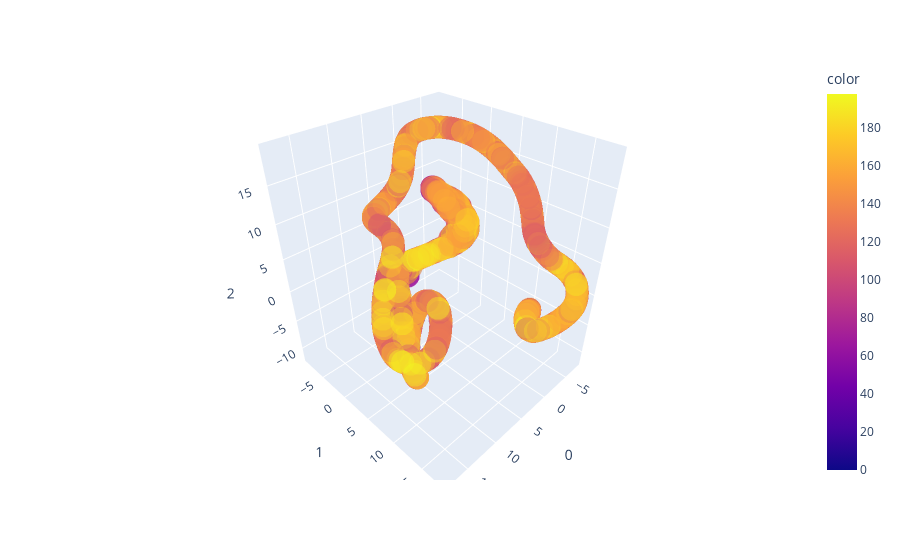

Write notebook code for a chart like this one.
### Markdown cell above
### Low dimensional representations

#### 1D

### Code cell
activity_flat = activity.reshape(activity.shape[0],-1)
embedding, reducer = lowD_reduce(activity_flat,if_pca=False,n_components=3,plot=True,n_neighbors=1000)

### Figure 1 — Plotly figure (JSON) as saved in the notebook; plotly's stock layout.template omitted (floating-point values rounded to 4 significant figures; data arrays with more than 128 entries replaced by an {"elided": "..."} marker saying what was removed)
{"data": [{"hovertemplate": "0=%{x}<br>1=%{y}<br>2=%{z}<br>color=%{marker.color}<extra></extra>", "legendgroup": "", "marker": {"color": {"elided": "10000 int values"}, "coloraxis": "coloraxis", "opacity": 0.4, "symbol": "circle"}, "mode": "markers", "name": "", "scene": "scene", "showlegend": false, "type": "scatter3d", "x": {"elided": "10000 float values"}, "y": {"elided": "10000 float values"}, "z": {"elided": "10000 float values"}}], "layout": {"coloraxis": {"colorbar": {"title": {"text": "color"}}, "colorscale": [[0, "#0d0887"], [0.1111, "#46039f"], [0.2222, "#7201a8"], [0.3333, "#9c179e"], [0.4444, "#bd3786"], [0.5556, "#d8576b"], [0.6667, "#ed7953"], [0.7778, "#fb9f3a"], [0.8889, "#fdca26"], [1, "#f0f921"]]}, "legend": {"tracegroupgap": 0}, "margin": {"t": 60}, "scene": {"domain": {"x": [0, 1], "y": [0, 1]}, "xaxis": {"title": {"text": "0"}}, "yaxis": {"title": {"text": "1"}}, "zaxis": {"title": {"text": "2"}}}}}
